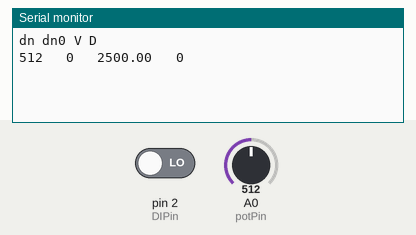
This sketch was run on a simulated Arduino Uno, built with avr-gcc and run on an emulated ATmega328P. Parts: the last lines printed to the serial monitor. The inputs (shaded band) are chosen by the test bench; at power-on: A0 (potPin) = 512, pin 2 (DIPin) LOW.

Above: at 1.2 s.
1.3 s: A0 (potPin) set to 716
At 2.3 s:
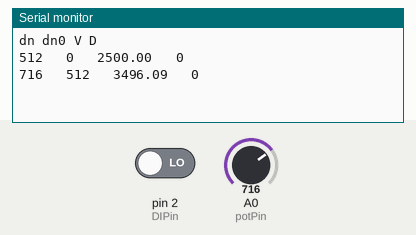
2.8 s: A0 (potPin) set to 900
At 3.4 s:
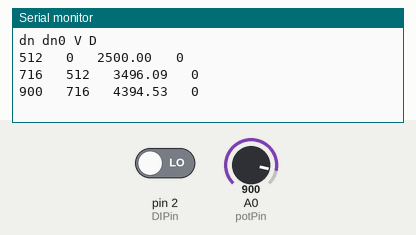

Measured:
- after the input at 1.3 s, the serial monitor: prints a new line at once (image 1)
- after the input at 2.8 s, the serial monitor: prints a new line at once (image 2)

The sketch:

0102_ADC_DI_Voltage_V001.ino
```cpp
// ADC and Digital Input (DI): At which voltage levels does the DI toggle?

int dn  = 0; // digital number, used to store the ADC reading, i.e. dn = analogRead(A0)
int dn0 = 0; // memory of digital number
int di  = 0; // digital pin state

float voltage = 0.0;
boolean hasChanged = true;

const int potPin = A0; // Potentiometer slider connected to A0
const int DIPin  =  2; // Digital input pin

void setup() {
  pinMode(DIPin,INPUT);
  Serial.begin(115200);
  Serial.println("dn dn0 V D");
  dn = 0;
  for (int i = 0; i < 20; i++)
    dn += analogRead(potPin);
  dn /= 20;

  di = digitalRead(DIPin);
}

void loop() {

  if (hasChanged) {
    hasChanged = false;

//    voltage = 5.0/1024 * dn;
//    voltage = 5000/1024 * dn;
    voltage = 5.0/1024 * dn * 1000;

    Serial.print(dn);
    Serial.print("   ");
    Serial.print(dn0);
    Serial.print("   ");
    Serial.print(voltage);
    Serial.print("   ");
    Serial.println(di*5000);

    dn0 = dn;
  }

  dn = 0;
  for (int i = 0; i < 20; i++) dn += analogRead(potPin);
  dn /= 20;

  di = digitalRead(DIPin);

  if (dn != dn0) hasChanged = true;
  //if (abs(dn-dn0) > 1) hasChanged = true;

  delay(10);
}
```
